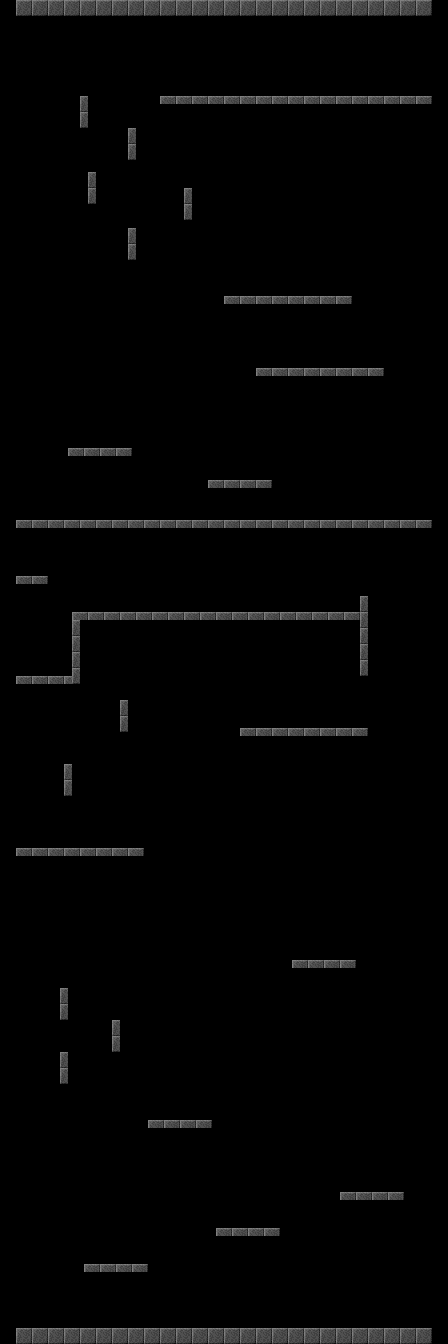

A 2D game scene composited from a Tiled map and its tileset images. What follows is a short description and the map's XML, with each tile layer's data collapsed to a summary:
An orthogonal 112x336 tile map with 4x4 px tiles, 1 tile layer (Tile Layer 1), 3 tilesets and 11 objects.

<map version="1.0" orientation="orthogonal" renderorder="right-down" width="112" height="336" tilewidth="4" tileheight="4" nextobjectid="1">
 <tileset firstgid="1" name="upwell" tilewidth="16" tileheight="16" tilecount="360" columns="15">
  <image source="../../upwell/Assets/SpritesAndAnimations/Platforms/tiles.png" width="240" height="384" />
  <tile id="0">
   <objectgroup draworder="index">
    <object id="1" x="0" y="0" width="16" height="16" />
   </objectgroup>
  </tile>
  <tile id="1">
   <objectgroup draworder="index">
    <object id="1" x="0" y="0" width="16" height="16" />
    <object id="2" x="0" y="0" width="16" height="16" />
   </objectgroup>
  </tile>
  <tile id="46">
   <objectgroup draworder="index">
    <object id="1" x="0" y="0" width="16" height="16" />
    <object id="2" x="0" y="0" width="16" height="16" />
   </objectgroup>
  </tile>
  <tile id="48">
   <objectgroup draworder="index">
    <object id="1" x="0" y="0" width="16" height="16" />
    <object id="2" x="0" y="0" width="16" height="16" />
   </objectgroup>
  </tile>
 </tileset>
 <tileset firstgid="361" name="tiles" tilewidth="16" tileheight="8" tilecount="720" columns="15">
  <image source="../../upwell/Assets/SpritesAndAnimations/Platforms/tiles.png" width="240" height="384" />
  <tile id="1">
   <objectgroup draworder="index">
    <object id="1" x="0" y="0" width="16" height="8" />
   </objectgroup>
  </tile>
  <tile id="91">
   <objectgroup draworder="index">
    <object id="1" x="0" y="0" width="16" height="8" />
    <object id="2" x="0" y="0" width="16" height="8" />
   </objectgroup>
  </tile>
 </tileset>
 <tileset firstgid="1081" name="tilesV" tilewidth="8" tileheight="16" tilecount="720" columns="30">
  <image source="../../upwell/Assets/SpritesAndAnimations/Platforms/tiles.png" width="240" height="384" />
  <tile id="2">
   <objectgroup draworder="index">
    <object id="1" x="0" y="0" width="8" height="16" />
   </objectgroup>
  </tile>
 </tileset>
 <layer name="Tile Layer 1" width="112" height="336">
  <data>[37632 cells, 208 non-empty, 3 distinct tile ids]</data>
 </layer>
</map>
